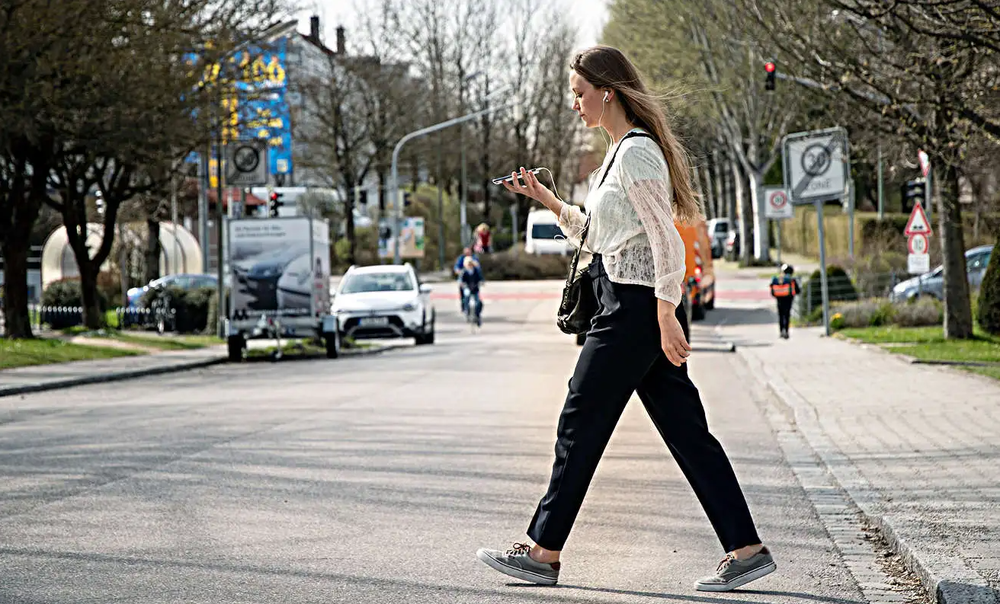
#> input picture YOLO/image.png, 1000 x 604 px, shrunk from 1312 x 793 before the run, given in place of the camera
$ python harris_solution.py   (older library calls are emulated)
#> lines starting #> are read from the running program, lines starting #| are printed output that depends on the picture; after the words box and inside, x2 and y2 are one past the last pixel; in counts of white or black regions, pixels touching at a corner belong together
#> in mainLoop, frame is the input picture: shape (604, 1000, 3); mean B, G, R 123.3, 131.1, 133.5
import cv2
import numpy as np
from scipy import signal


def processImage(frame):
    # Turn image into float32
    frame = cv2.cvtColor(frame, cv2.COLOR_BGR2GRAY)
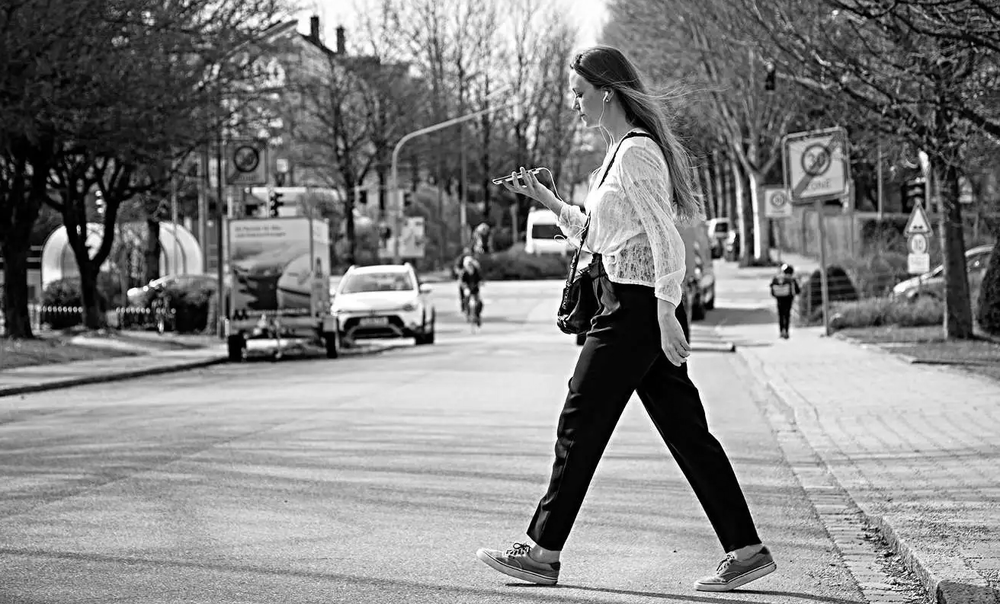
#> frame: shape (604, 1000); min 0, max 255, mean 130.9
    frame = np.float32(frame / 255.0)

    # Calculate Gradient in X and Y, scale appropiately
    gx = cv2.Sobel(frame, cv2.CV_32F, 1, 0, ksize=3) / 4.0
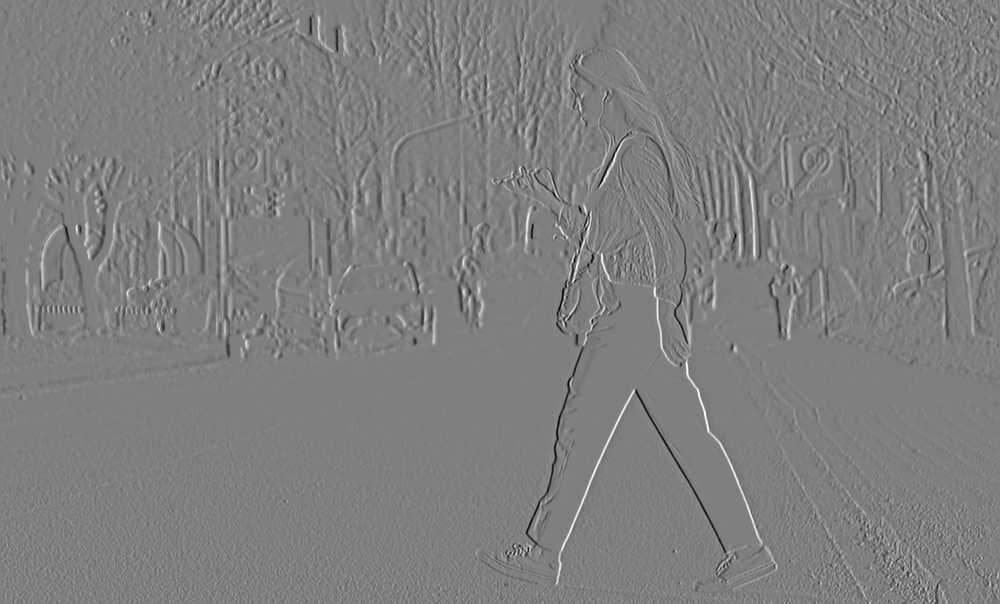
#> gx: shape (604, 1000) float32; min -0.993, max 1, mean 0.000142; drawn with min black and max white
    gy = cv2.Sobel(frame, cv2.CV_32F, 0, 1, ksize=3) / 4.0
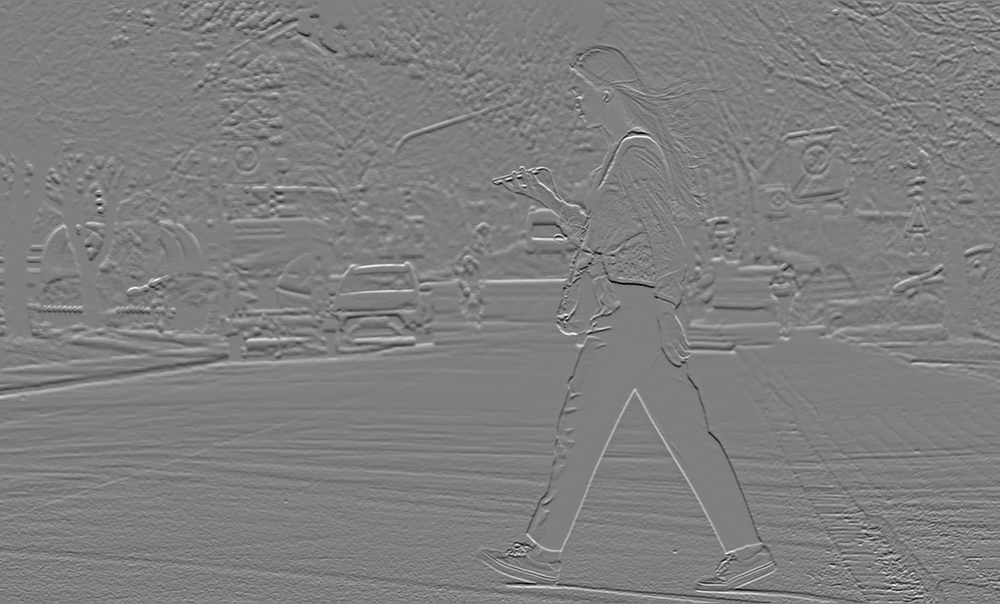
#> gy: shape (604, 1000) float32; min -0.96, max 0.964, mean 0.000225; drawn with min black and max white

    # Calculate Ix^2, IxIy and Iy^2 images
    Ix2, IxIy, Iy2 = gx**2, gx * gy, gy**2
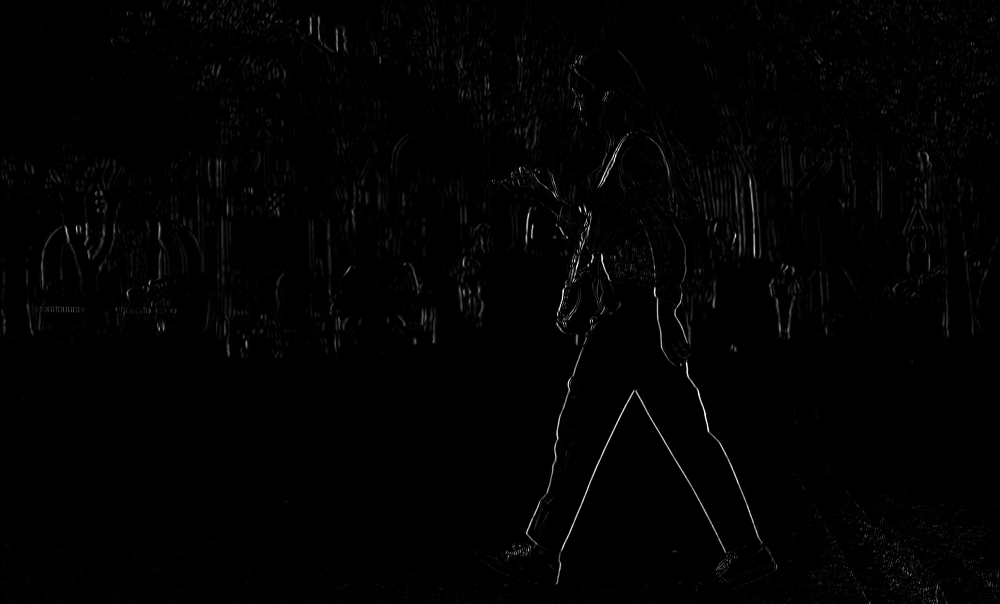
#> Ix2: shape (604, 1000) float32; min 0, max 1, mean 0.00988

    # Apply Block filter for summation, divide by size of kernel for normalization
    N = 7
    Ix2 = signal.convolve2d(Ix2, np.ones((N, N))) / (N**2)
#> Ix2: shape (610, 1006) float64
    Iy2 = signal.convolve2d(Iy2, np.ones((N, N))) / (N**2)
#> Iy2: shape (610, 1006) float64
    IxIy = signal.convolve2d(IxIy, np.ones((N, N))) / (N**2)
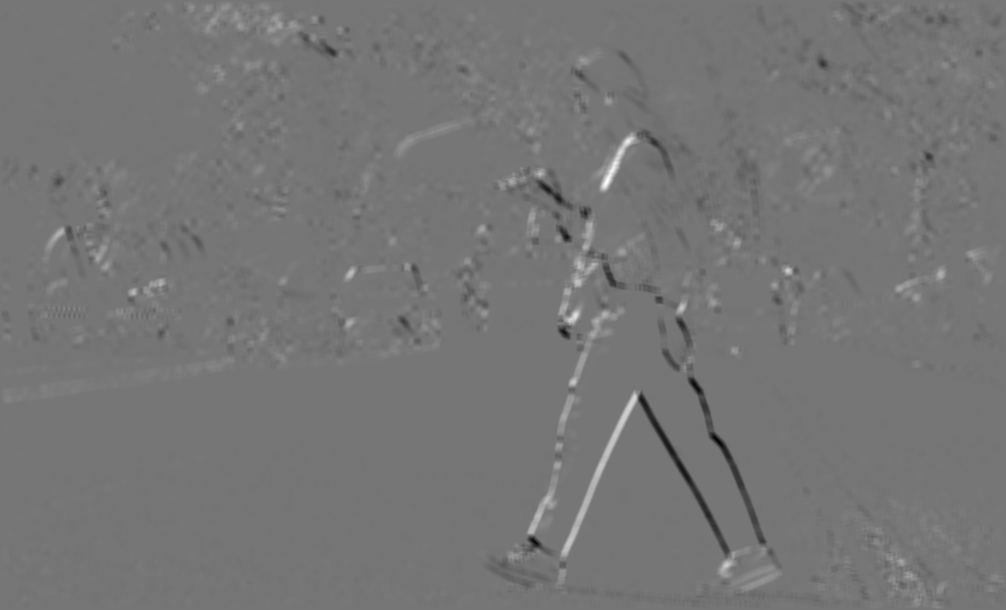
#> IxIy: shape (610, 1006) float64; min -0.122, max 0.141, mean -1.37e-05; drawn with min black and max white

    # Harris Corner Strength
    kappa = 0.04
    det = Ix2 * Iy2 - IxIy**2
    trace = Ix2 + Iy2
    strength = det - kappa * trace**2
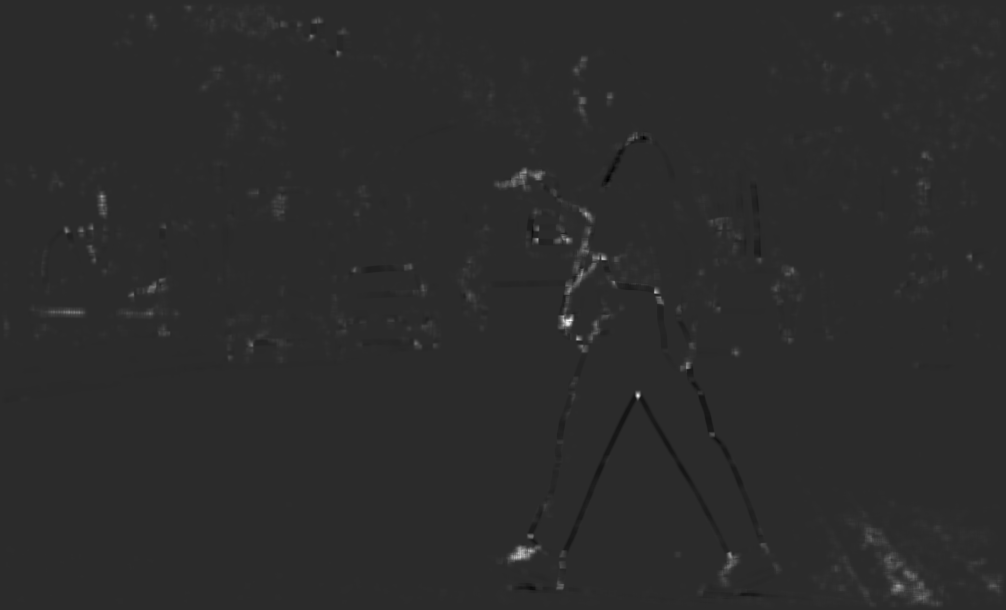
#> strength: shape (610, 1006) float64; min -0.00392, max 0.0191, mean 7.08e-05; drawn with min black and max white

    strength /= np.max(strength)

    corners = np.zeros_like(strength)
    corners[strength > 0.1] = 1.0

    cv2.imshow("Harris Corner Strength", strength)
    cv2.imshow("Harris Corners", corners)
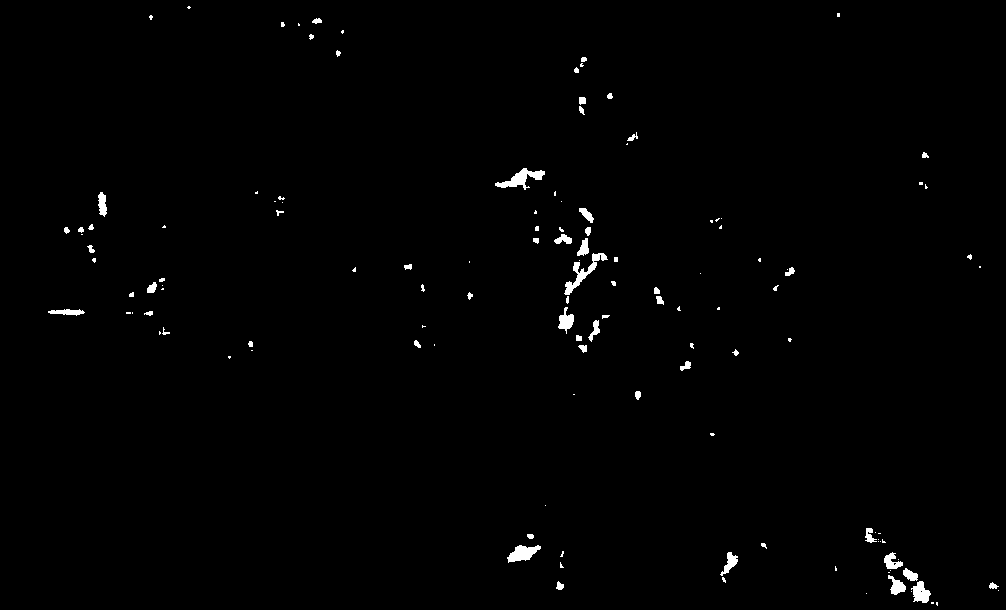
#> window 'Harris Corners': shape (610, 1006) float64; values 0 (black) and 1 (white), 0.84% white; 128 white regions (69 under 20 px), largest, box (x1, y1, x2, y2) and area: (564, 253, 608, 295) 444, (495, 168, 545, 190) 430, (507, 545, 541, 563) 350


def mainLoop():
    """
    The main loop of this program
    """
    # TODO: Open the default camera
    cam = cv2.VideoCapture(0)

    while True:
        # TODO: Read next image from camera
        _, frame = cam.read()

        # TODO: Call processImage to retrieve properly scaled gradient direction and magnitude images
        processImage(frame)

        # TODO: Also display the original camera image in color
        cv2.imshow("Camera", frame)

        # TODO: Break the infinite loop when the users presses ESCAPE (27)
        if cv2.waitKey(1) == 27:
#> (key Esc is pressed here)
            break

    # TODO: Release the capture and writer objects
    cam.release()
    cv2.destroyAllWindows()


if __name__ == "__main__":
    mainLoop()
